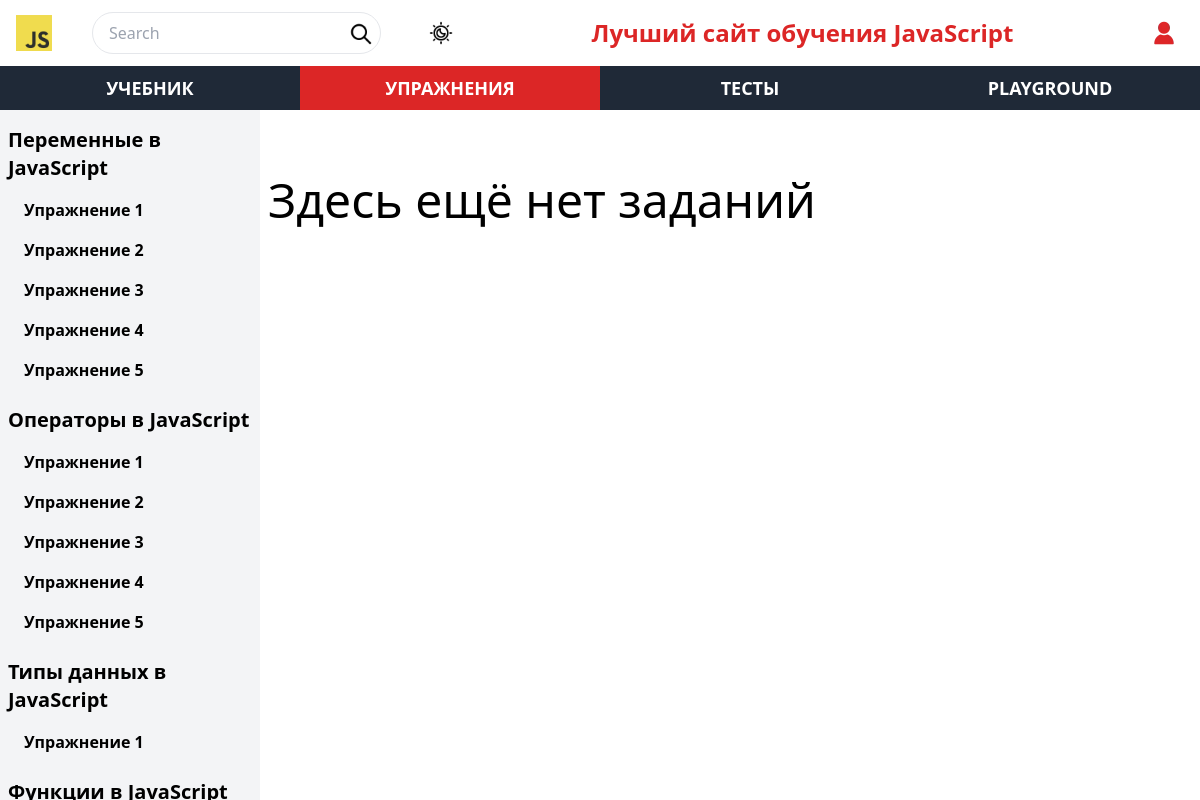
Screenshot of /tasks/tasks.php with the database file from the repository.
### tables this page shows
CREATE TABLE `tasks` (
  `id` int NOT NULL,
  `task_number` int NOT NULL,
  `task_theme_id` int NOT NULL,
  `title` varchar(255) NOT NULL,
  `task` varchar(255) NOT NULL
);

CREATE TABLE `tasks_themes` (
  `id` int NOT NULL,
  `name` varchar(255) NOT NULL
);

### tasks/components/aside.php (the view, shortened to what this page needs)
<?php
$pdo = getPDO();
$query1 = "SELECT tasks.id, tasks.task_number, tasks.task_theme_id, tasks_themes.name FROM `tasks` JOIN tasks_themes ON tasks.task_theme_id = tasks_themes.id ORDER BY `tasks`.`task_theme_id`, `tasks`.`task_number` ASC;";
$statement1 = $pdo->query($query1);
$results1 = $statement1->fetchAll(PDO::FETCH_ASSOC);
?>
<aside class="siderbar fixed top-0 left-0 h-full mt-[110px] bg-gray-100 dark:bg-slate-800 dark:text-white 2xl:w-[330px] w-[260px] flex flex-col">
  <div class="scrollbox overflow-auto">
    <div class="scrollbox-inner pb-[110px] tasksAside" id="sidebar-content">
      <?php
      $prev = null;
      foreach ($results1 as $value) {
        if ($value["name"] !== $prev) {
          echo "<h3 class=\"text-xl font-bold mb-2 pl-2 mt-4\">{$value["name"]}</h3>";
        }
        echo "<a class=\"group aside-link flex pl-6 py-2 relative gap-1 font-semibold hover:bg-neutral-500 hover:text-white\" href=\"tasks.php?task={$value["id"]}\">";
        echo "Упражнение {$value['task_number']}"; ?>
        </a>
        <?php $prev = $value["name"];
      } ?>
    </div>
  </div>
</aside>

### css/style.css (style rules this page uses)
html, :host { line-height: 1.5; -webkit-text-size-adjust: 100%; -moz-tab-size: 4; -o-tab-size: 4; tab-size: 4; font-family: ui-sans-serif, system-ui, sans-serif, "Apple Color Emoji", "Segoe UI Emoji", "Segoe UI Symbol", "Noto Color Emoji"; font-feature-settings: normal; font-variation-settings: normal; -webkit-tap-highlight-color: transparent; }
body { margin: 0; line-height: inherit; }
h1, h2, h3, h4, h5, h6 { font-size: inherit; font-weight: inherit; }
a { color: inherit; text-decoration: inherit; }
blockquote, dl, dd, h1, h2, h3, h4, h5, h6, hr, figure, p, pre { margin: 0; }
.fixed { position: fixed; }
.relative { position: relative; }
.left-0 { left: 0px; }
.top-0 { top: 0px; }
.mb-2 { margin-bottom: 0.5rem; }
.mt-4 { margin-top: 1rem; }
.mt-\[110px\] { margin-top: 110px; }
.flex { display: flex; }
.h-full { height: 100%; }
.w-\[260px\] { width: 260px; }
.flex-col { flex-direction: column; }
.gap-1 { gap: 0.25rem; }
.overflow-auto { overflow: auto; }
.bg-gray-100 { --tw-bg-opacity: 1; background-color: rgb(243 244 246 / var(--tw-bg-opacity)); }
.py-2 { padding-top: 0.5rem; padding-bottom: 0.5rem; }
.pb-\[110px\] { padding-bottom: 110px; }
.pl-2 { padding-left: 0.5rem; }
.pl-6 { padding-left: 1.5rem; }
.text-xl { font-size: 1.25rem; line-height: 1.75rem; }
.font-bold { font-weight: 700; }
.font-semibold { font-weight: 600; }
* { transition-property: color, background-color, border-color, text-decoration-color, fill, stroke; transition-timing-function: cubic-bezier(0.4, 0, 0.2, 1); transition-duration: 150ms; }

### rows the page displays
tasks: task_theme.name "Переменные в JavaScript", task_number "1"
tasks: task_number "2"
tasks: task_number "3"
tasks: task_number "4"
tasks: task_number "5"
tasks: task_theme.name "Операторы в JavaScript", task_number "1"
tasks: task_number "2"
tasks: task_number "3"
tasks: task_number "4"
tasks: task_number "5"
tasks: task_theme.name "Типы данных в JavaScript", task_number "1"
